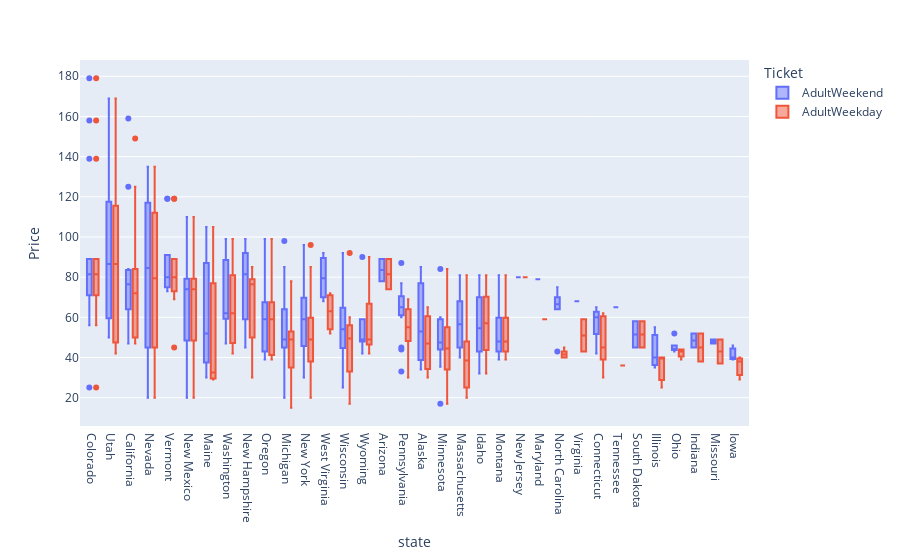

This figure's notebook cell:
### Code cell
#helps identify the values out the outlier prices 
state_price = px.box(ticket_prices_sorted, x= 'state', y='Price', color='Ticket')
state_price.show()

### Figure 1 — Plotly figure (JSON) as saved in the notebook; plotly's stock layout.template omitted (floating-point values rounded to 4 significant figures; data arrays with more than 128 entries replaced by an {"elided": "..."} marker saying what was removed)
{"data": [{"alignmentgroup": "True", "hovertemplate": "Ticket=AdultWeekend<br>state=%{x}<br>Price=%{y}<extra></extra>", "legendgroup": "AdultWeekend", "marker": {"color": "#636efa"}, "name": "AdultWeekend", "notched": false, "offsetgroup": "AdultWeekend", "orientation": "v", "showlegend": true, "type": "box", "x": {"elided": "330 str values"}, "x0": " ", "xaxis": "x", "y": {"elided": "330 float values"}, "y0": " ", "yaxis": "y"}, {"alignmentgroup": "True", "hovertemplate": "Ticket=AdultWeekday<br>state=%{x}<br>Price=%{y}<extra></extra>", "legendgroup": "AdultWeekday", "marker": {"color": "#EF553B"}, "name": "AdultWeekday", "notched": false, "offsetgroup": "AdultWeekday", "orientation": "v", "showlegend": true, "type": "box", "x": {"elided": "330 str values"}, "x0": " ", "xaxis": "x", "y": {"elided": "330 float values"}, "y0": " ", "yaxis": "y"}], "layout": {"boxmode": "group", "legend": {"title": {"text": "Ticket"}, "tracegroupgap": 0}, "margin": {"t": 60}, "xaxis": {"anchor": "y", "domain": [0, 1], "title": {"text": "state"}}, "yaxis": {"anchor": "x", "domain": [0, 1], "title": {"text": "Price"}}}}
